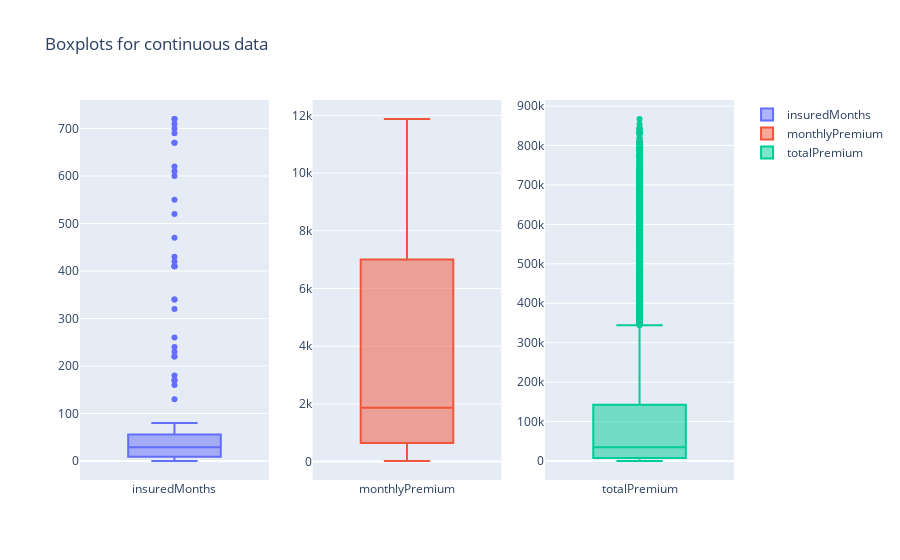

The notebook cell saved with this chart:
### Markdown cell above
**Thinking process** <br>

- Standard deviation is very high for all 3 continuous variables
- Let's use bot plots to examine further

### Code cell
fig = make_subplots(rows=1, cols=3)

fig.add_trace(go.Box(y=df["insuredMonths"], boxpoints="outliers", name="insuredMonths"), row=1, col=1)
fig.add_trace(go.Box(y=df["monthlyPremium"], boxpoints="outliers", name="monthlyPremium"), row=1, col=2)
fig.add_trace(go.Box(y=df["totalPremium"], boxpoints="outliers", name="totalPremium"), row=1, col=3)

fig.update_layout(title_text="Boxplots for continuous data")

fig.show()

### Figure 1 — Plotly figure (JSON) as saved in the notebook; plotly's stock layout.template omitted (floating-point values rounded to 4 significant figures; data arrays with more than 128 entries replaced by an {"elided": "..."} marker saying what was removed)
{"data": [{"boxpoints": "outliers", "name": "insuredMonths", "type": "box", "xaxis": "x", "y": {"elided": "5180 int values"}, "yaxis": "y"}, {"boxpoints": "outliers", "name": "monthlyPremium", "type": "box", "xaxis": "x2", "y": {"elided": "5180 int values"}, "yaxis": "y2"}, {"boxpoints": "outliers", "name": "totalPremium", "type": "box", "xaxis": "x3", "y": {"elided": "5180 int values"}, "yaxis": "y3"}], "layout": {"title": {"text": "Boxplots for continuous data"}, "xaxis": {"anchor": "y", "domain": [0, 0.2889]}, "xaxis2": {"anchor": "y2", "domain": [0.3556, 0.6444]}, "xaxis3": {"anchor": "y3", "domain": [0.7111, 1]}, "yaxis": {"anchor": "x", "domain": [0, 1]}, "yaxis2": {"anchor": "x2", "domain": [0, 1]}, "yaxis3": {"anchor": "x3", "domain": [0, 1]}}}
